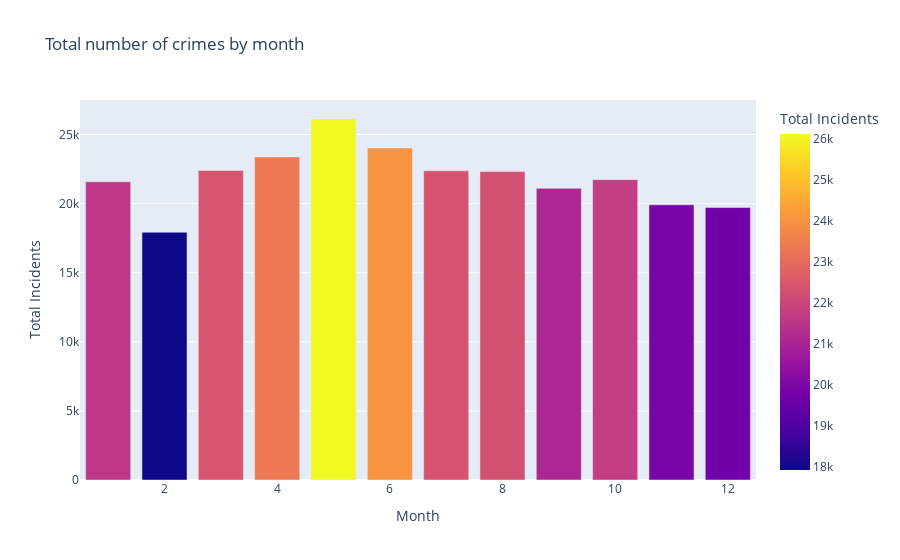

The notebook cell this image was saved under:
### Code cell
# Plotting the data: 
fig = px.bar(Incidents_by_month , x="Month", y="Total Incidents", title='Total number of crimes by month',color='Total Incidents')
fig.show()

### Figure 1 — Plotly figure (JSON) as saved in the notebook; plotly's stock layout.template omitted (floating-point values rounded to 4 significant figures)
{"data": [{"alignmentgroup": "True", "hovertemplate": "Month=%{x}<br>Total Incidents=%{marker.color}<extra></extra>", "legendgroup": "", "marker": {"color": [21580, 17928, 22402, 23382, 26126, 24035, 22377, 22319, 21106, 21738, 19912, 19718], "coloraxis": "coloraxis", "pattern": {"shape": ""}}, "name": "", "offsetgroup": "", "orientation": "v", "showlegend": false, "textposition": "auto", "type": "bar", "x": [1, 2, 3, 4, 5, 6, 7, 8, 9, 10, 11, 12], "xaxis": "x", "y": [21580, 17928, 22402, 23382, 26126, 24035, 22377, 22319, 21106, 21738, 19912, 19718], "yaxis": "y"}], "layout": {"barmode": "relative", "coloraxis": {"colorbar": {"title": {"text": "Total Incidents"}}, "colorscale": [[0, "#0d0887"], [0.1111, "#46039f"], [0.2222, "#7201a8"], [0.3333, "#9c179e"], [0.4444, "#bd3786"], [0.5556, "#d8576b"], [0.6667, "#ed7953"], [0.7778, "#fb9f3a"], [0.8889, "#fdca26"], [1, "#f0f921"]]}, "legend": {"tracegroupgap": 0}, "title": {"text": "Total number of crimes by month"}, "xaxis": {"anchor": "y", "domain": [0, 1], "title": {"text": "Month"}}, "yaxis": {"anchor": "x", "domain": [0, 1], "title": {"text": "Total Incidents"}}}}
